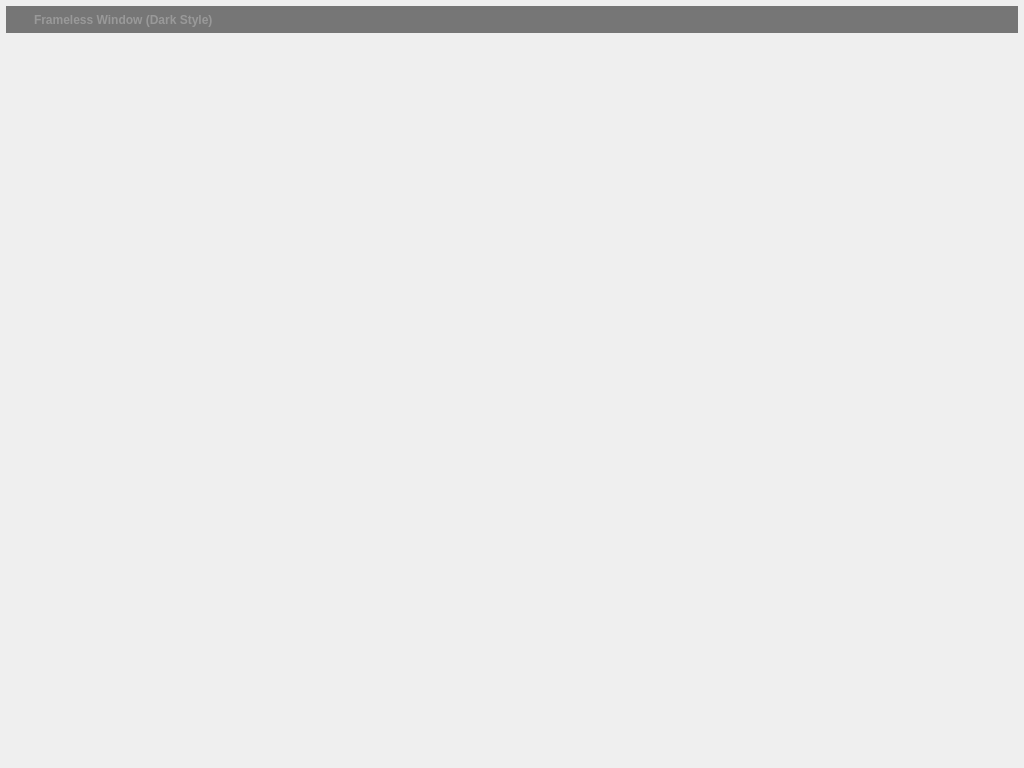
<?xml version="1.0" encoding="UTF-8"?>
<ui version="4.0">
 <class>FramelessWindow</class>
 <widget class="QWidget" name="FramelessWindow">
  <property name="geometry">
   <rect>
    <x>0</x>
    <y>0</y>
    <width>1024</width>
    <height>768</height>
   </rect>
  </property>
  <property name="windowTitle">
   <string/>
  </property>
  <property name="autoFillBackground">
   <bool>false</bool>
  </property>
  <layout class="QVBoxLayout" name="verticalLayout_2">
   <property name="spacing">
    <number>0</number>
   </property>
   <property name="leftMargin">
    <number>5</number>
   </property>
   <property name="topMargin">
    <number>5</number>
   </property>
   <property name="rightMargin">
    <number>5</number>
   </property>
   <property name="bottomMargin">
    <number>5</number>
   </property>
   <item>
    <widget class="QWidget" name="windowFrame" native="true">
     <property name="autoFillBackground">
      <bool>false</bool>
     </property>
     <property name="styleSheet">
      <string notr="true">#windowFrame{
  /*
  border:1px solid palette(highlight);
  border-radius:5px 5px 5px 5px; 
  background-color:palette(Window);
  */
}</string>
     </property>
     <layout class="QVBoxLayout" name="verticalLayout">
      <property name="spacing">
       <number>0</number>
      </property>
      <property name="leftMargin">
       <number>1</number>
      </property>
      <property name="topMargin">
       <number>1</number>
      </property>
      <property name="rightMargin">
       <number>1</number>
      </property>
      <property name="bottomMargin">
       <number>1</number>
      </property>
      <item>
       <widget class="WindowDragger" name="windowTitlebar" native="true">
        <property name="sizePolicy">
         <sizepolicy hsizetype="Preferred" vsizetype="Fixed">
          <horstretch>0</horstretch>
          <verstretch>0</verstretch>
         </sizepolicy>
        </property>
        <property name="minimumSize">
         <size>
          <width>0</width>
          <height>0</height>
         </size>
        </property>
        <property name="autoFillBackground">
         <bool>false</bool>
        </property>
        <property name="styleSheet">
         <string notr="true">#windowTitlebar{
  border: 0px none palette(base); 
  /*
  border-top-left-radius:5px; 
  border-top-right-radius:5px; 
  */
  background-color:palette(shadow); 
  height:20px;
}
</string>
        </property>
        <layout class="QHBoxLayout" name="horizontalLayout" stretch="0,0,1,0,0,0,0">
         <property name="spacing">
          <number>0</number>
         </property>
         <property name="leftMargin">
          <number>0</number>
         </property>
         <property name="topMargin">
          <number>0</number>
         </property>
         <property name="rightMargin">
          <number>0</number>
         </property>
         <property name="bottomMargin">
          <number>0</number>
         </property>
         <item>
          <widget class="QLabel" name="spacer">
           <property name="minimumSize">
            <size>
             <width>4</width>
             <height>0</height>
            </size>
           </property>
           <property name="maximumSize">
            <size>
             <width>4</width>
             <height>16777215</height>
            </size>
           </property>
          </widget>
         </item>
         <item>
          <widget class="QLabel" name="icon">
           <property name="minimumSize">
            <size>
             <width>16</width>
             <height>16</height>
            </size>
           </property>
           <property name="maximumSize">
            <size>
             <width>16</width>
             <height>16</height>
            </size>
           </property>
           <property name="contextMenuPolicy">
            <enum>Qt::NoContextMenu</enum>
           </property>
           <property name="styleSheet">
            <string notr="true">#icon {background-color:palette(shadow);}</string>
           </property>
          </widget>
         </item>
         <item>
          <widget class="QLabel" name="titleText">
           <property name="font">
            <font>
             <weight>75</weight>
             <bold>true</bold>
            </font>
           </property>
           <property name="styleSheet">
            <string notr="true">  padding-left:5px;
  color:rgb(153,153,153);</string>
           </property>
           <property name="text">
            <string>Frameless Window (Dark Style)</string>
           </property>
           <property name="alignment">
            <set>Qt::AlignLeading|Qt::AlignLeft|Qt::AlignVCenter</set>
           </property>
          </widget>
         </item>
         <item>
          <widget class="QToolButton" name="minimizeButton">
           <property name="font">
            <font>
             <weight>75</weight>
             <bold>true</bold>
            </font>
           </property>
           <property name="styleSheet">
            <string notr="true">#minimizeButton{
  background-color:none;
  border:none;
  width:16px;
  height:16px;
  padding:4px;
  image:url(:/images/icon_window_minimize.png);
}
#minimizeButton:hover{
  background-color:palette(alternate-base);
}
#minimizeButton:pressed{
  background-color:palette(highlight);
}</string>
           </property>
           <property name="text">
            <string/>
           </property>
          </widget>
         </item>
         <item>
          <widget class="QToolButton" name="restoreButton">
           <property name="styleSheet">
            <string notr="true">#restoreButton{
  background-color:none;
  border:none;
  width:16px;
  height:16px;
  padding:4px;
  image:url(:/images/icon_window_restore.png);
}
#restoreButton:hover{
  background-color:palette(alternate-base);
}
#restoreButton:pressed{
  background-color:palette(highlight);
}</string>
           </property>
           <property name="text">
            <string/>
           </property>
          </widget>
         </item>
         <item>
          <widget class="QToolButton" name="maximizeButton">
           <property name="styleSheet">
            <string notr="true">#maximizeButton{
  background-color:none;
  border:none;
  width:16px;
  height:16px;
  padding:4px;
  image:url(:/images/icon_window_maximize.png);
}
#maximizeButton:hover{
  background-color:palette(alternate-base);
}
##maximizeButton:pressed{
  background-color:palette(highlight);
}</string>
           </property>
           <property name="text">
            <string/>
           </property>
          </widget>
         </item>
         <item>
          <widget class="QToolButton" name="closeButton">
           <property name="font">
            <font>
             <weight>75</weight>
             <bold>true</bold>
            </font>
           </property>
           <property name="styleSheet">
            <string notr="true">#closeButton{
  background-color:none;
  border:none;
  width:16px;
  height:16px;
  padding:4px;
  image:url(:/images/icon_window_close.png);
  border-top-right-radius: 5px;
}
#closeButton:hover{
  background-color:palette(alternate-base);
}
##closeButton:pressed{
  background-color:palette(highlight);
}</string>
           </property>
          </widget>
         </item>
        </layout>
       </widget>
      </item>
      <item>
       <widget class="QWidget" name="windowContent" native="true">
        <property name="autoFillBackground">
         <bool>false</bool>
        </property>
        <property name="styleSheet">
         <string notr="true">#windowContent{
  border: 0px none palette(base);
  /*border-radius:0px 0px 5px 5px;*/
}</string>
        </property>
        <layout class="QVBoxLayout" name="verticalLayout_3">
         <property name="spacing">
          <number>0</number>
         </property>
         <property name="leftMargin">
          <number>0</number>
         </property>
         <property name="topMargin">
          <number>0</number>
         </property>
         <property name="rightMargin">
          <number>0</number>
         </property>
         <property name="bottomMargin">
          <number>0</number>
         </property>
        </layout>
       </widget>
      </item>
     </layout>
    </widget>
   </item>
  </layout>
 </widget>
 <layoutdefault spacing="6" margin="11"/>
 <customwidgets>
  <customwidget>
   <class>WindowDragger</class>
   <extends>QWidget</extends>
   <header>windowdragger.h</header>
   <container>1</container>
  </customwidget>
 </customwidgets>
 <resources/>
 <connections/>
</ui>
